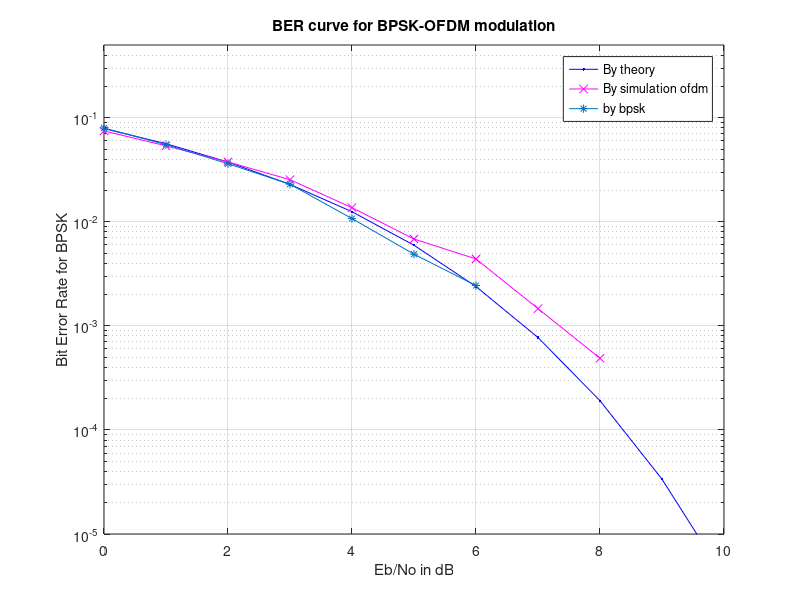

This figure's MATLAB source:
% PRABHAT KUMAR RAI --- EE18MTECH01005
% CSP ASSIGNMENT
% PROBLEM  -- BPSK-OFDM BER

clear all; close all; clc;
N = 2048; % Number of bits or symbols
fft_len = 2048; cp_len = 144;  % fft length & CP length

% BPSK Transmitter
inpu = rand(1,N) > 0.5; % generating 0,1 
x_bpsk = 2*inpu - 1;    % BPSK modulation 0 = -1, 1 = 1 


% OFDM conversion
x_ifft = sqrt( fft_len )*ifft( x_bpsk, fft_len );

% Adding CP to OFDM symbol
ff = x_ifft( ( fft_len - cp_len + 1 ): fft_len );
ofdm_sym = cat( 2, ff, x_ifft );

% Generation of Noise
noise = randn( 1, length(ofdm_sym) );
comp_noise = ( 1/sqrt(2) )*( noise + 1i*noise );
noise2 = randn( 1, length(x_bpsk) );
comp_noise = ( 1/sqrt(2) )*( noise + 1i*noise );
comp_noise2 = ( 1/sqrt(2) )*( noise2 + 1i*noise2 );
Eb_No_dB = [ 0 : 10 ]; % multiple Eb/No values in dB's
 
for p = 1:length(Eb_No_dB)
    
    % Noise addition to bpsk-ofdm signal
    corrp_ofdm = ofdm_sym + 10^( -Eb_No_dB(p)/20 )*comp_noise;
 
    % Removing CP
    cp_remove = corrp_ofdm( ( cp_len + 1 ): ( fft_len + cp_len ) );
 
    % Taking FFT
    x_fft = fft( cp_remove, fft_len );
 
    % Demodulating the signal
    bpsk_d = real( x_fft );
    outpu = [];
    for q = 1 : length(bpsk_d)
        if bpsk_d(q) > 0
            outpu1 = 1;
        else
            outpu1 = 0;
        end
        outpu = [outpu outpu1];
    end
    
    % calculating the number of bit errors
    nError_ofdm(p) = biterr(inpu , outpu);
    
   % Noise addition to bpsk signal
   corrp_bpsk = x_bpsk + 10^(-Eb_No_dB(p)/20)*comp_noise2; % AWGN with different dB's
   % Demodulating the signal
   k_d=real(corrp_bpsk);
   out=[];
   for q=1:length(k_d)
       if k_d(q)>0
           out1=1;
       else
           out1=0;
       end
       out=[out out1];
   end
   % calculating the number of bit errors
   nError_bpsk(p) = biterr(inpu , out);
    
 end
simulate_Ber_ofdm = nError_ofdm/N; % simulated BER-OFDM
simulate_Ber_bpsk = nError_bpsk/N; % simulated BER-BPSK
theory_Ber = 0.5*erfc( sqrt( 10.^( Eb_No_dB/10 ))); % theoretical BER

figure; semilogy( Eb_No_dB, theory_Ber, 'b.-' ); hold on
semilogy( Eb_No_dB, simulate_Ber_ofdm, 'mx-');
semilogy( Eb_No_dB, simulate_Ber_bpsk, '*-');axis([0 10 10^-5 0.5]); grid on;
legend('By theory', 'By simulation ofdm', 'by bpsk'); xlabel('Eb/No in dB');
ylabel('Bit Error Rate for BPSK'); title('BER curve for BPSK-OFDM modulation');
